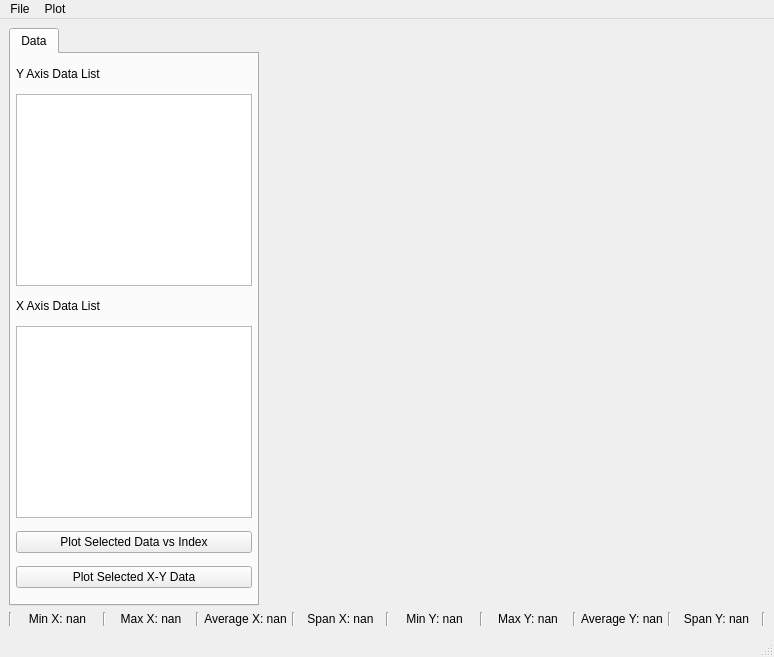
<?xml version="1.0" encoding="UTF-8"?>
<ui version="4.0">
 <class>SimpleCsvLogAnalyzer</class>
 <widget class="QMainWindow" name="SimpleCsvLogAnalyzer">
  <property name="geometry">
   <rect>
    <x>0</x>
    <y>0</y>
    <width>774</width>
    <height>657</height>
   </rect>
  </property>
  <property name="windowTitle">
   <string>SimpleCsvLogAnalyzer</string>
  </property>
  <widget class="QWidget" name="centralwidget">
   <layout class="QVBoxLayout" name="verticalLayout_2">
    <item>
     <layout class="QHBoxLayout" name="horizontalLayout">
      <item>
       <widget class="QTabWidget" name="verticalTabWidget">
        <property name="sizePolicy">
         <sizepolicy hsizetype="Expanding" vsizetype="Expanding">
          <horstretch>0</horstretch>
          <verstretch>0</verstretch>
         </sizepolicy>
        </property>
        <property name="maximumSize">
         <size>
          <width>250</width>
          <height>16777215</height>
         </size>
        </property>
        <property name="currentIndex">
         <number>0</number>
        </property>
        <widget class="QWidget" name="verticalTabWidgetPage1">
         <attribute name="title">
          <string>Data</string>
         </attribute>
         <layout class="QVBoxLayout" name="verticalLayout">
          <property name="spacing">
           <number>5</number>
          </property>
          <property name="sizeConstraint">
           <enum>QLayout::SetDefaultConstraint</enum>
          </property>
          <property name="leftMargin">
           <number>5</number>
          </property>
          <property name="topMargin">
           <number>5</number>
          </property>
          <property name="rightMargin">
           <number>5</number>
          </property>
          <property name="bottomMargin">
           <number>5</number>
          </property>
          <item>
           <widget class="QLabel" name="label_2">
            <property name="sizePolicy">
             <sizepolicy hsizetype="Preferred" vsizetype="Maximum">
              <horstretch>0</horstretch>
              <verstretch>0</verstretch>
             </sizepolicy>
            </property>
            <property name="text">
             <string>Y Axis Data List</string>
            </property>
           </widget>
          </item>
          <item>
           <widget class="QListWidget" name="dataListY">
            <property name="sizePolicy">
             <sizepolicy hsizetype="Maximum" vsizetype="Maximum">
              <horstretch>0</horstretch>
              <verstretch>0</verstretch>
             </sizepolicy>
            </property>
            <property name="dragDropOverwriteMode">
             <bool>true</bool>
            </property>
            <property name="dragDropMode">
             <enum>QAbstractItemView::DropOnly</enum>
            </property>
            <property name="defaultDropAction">
             <enum>Qt::CopyAction</enum>
            </property>
           </widget>
          </item>
          <item>
           <widget class="QLabel" name="label_3">
            <property name="sizePolicy">
             <sizepolicy hsizetype="Preferred" vsizetype="Maximum">
              <horstretch>0</horstretch>
              <verstretch>0</verstretch>
             </sizepolicy>
            </property>
            <property name="text">
             <string>X Axis Data List</string>
            </property>
           </widget>
          </item>
          <item>
           <widget class="QListWidget" name="dataListX">
            <property name="sizePolicy">
             <sizepolicy hsizetype="Maximum" vsizetype="Maximum">
              <horstretch>0</horstretch>
              <verstretch>0</verstretch>
             </sizepolicy>
            </property>
            <property name="dragDropMode">
             <enum>QAbstractItemView::DragOnly</enum>
            </property>
            <property name="selectionMode">
             <enum>QAbstractItemView::SingleSelection</enum>
            </property>
           </widget>
          </item>
          <item>
           <widget class="QPushButton" name="plotSelected">
            <property name="maximumSize">
             <size>
              <width>300</width>
              <height>16777215</height>
             </size>
            </property>
            <property name="text">
             <string>Plot Selected Data vs Index</string>
            </property>
           </widget>
          </item>
          <item>
           <widget class="QPushButton" name="plotSelectedXY">
            <property name="text">
             <string>Plot Selected X-Y Data</string>
            </property>
           </widget>
          </item>
         </layout>
        </widget>
       </widget>
      </item>
      <item>
       <widget class="QCustomPlot" name="plot1" native="true">
        <property name="sizePolicy">
         <sizepolicy hsizetype="Expanding" vsizetype="Expanding">
          <horstretch>0</horstretch>
          <verstretch>0</verstretch>
         </sizepolicy>
        </property>
        <layout class="QVBoxLayout" name="verticalLayout_4"/>
       </widget>
      </item>
     </layout>
    </item>
    <item>
     <layout class="QHBoxLayout" name="horizontalLayout_2">
      <property name="spacing">
       <number>5</number>
      </property>
      <property name="leftMargin">
       <number>0</number>
      </property>
      <property name="topMargin">
       <number>0</number>
      </property>
      <property name="rightMargin">
       <number>0</number>
      </property>
      <item>
       <widget class="Line" name="line_8">
        <property name="orientation">
         <enum>Qt::Vertical</enum>
        </property>
       </widget>
      </item>
      <item>
       <widget class="QLabel" name="minValueX">
        <property name="text">
         <string>Min X: nan</string>
        </property>
        <property name="alignment">
         <set>Qt::AlignCenter</set>
        </property>
       </widget>
      </item>
      <item>
       <widget class="Line" name="line_2">
        <property name="orientation">
         <enum>Qt::Vertical</enum>
        </property>
       </widget>
      </item>
      <item>
       <widget class="QLabel" name="maxValueX">
        <property name="text">
         <string>Max X: nan</string>
        </property>
        <property name="alignment">
         <set>Qt::AlignCenter</set>
        </property>
       </widget>
      </item>
      <item>
       <widget class="Line" name="line_3">
        <property name="orientation">
         <enum>Qt::Vertical</enum>
        </property>
       </widget>
      </item>
      <item>
       <widget class="QLabel" name="averageValueX">
        <property name="text">
         <string>Average X: nan</string>
        </property>
        <property name="alignment">
         <set>Qt::AlignCenter</set>
        </property>
       </widget>
      </item>
      <item>
       <widget class="Line" name="line_4">
        <property name="orientation">
         <enum>Qt::Vertical</enum>
        </property>
       </widget>
      </item>
      <item>
       <widget class="QLabel" name="spanValueX">
        <property name="text">
         <string>Span X: nan</string>
        </property>
        <property name="alignment">
         <set>Qt::AlignCenter</set>
        </property>
       </widget>
      </item>
      <item>
       <widget class="Line" name="line">
        <property name="orientation">
         <enum>Qt::Vertical</enum>
        </property>
       </widget>
      </item>
      <item>
       <widget class="QLabel" name="minValueY">
        <property name="text">
         <string>Min Y: nan</string>
        </property>
        <property name="alignment">
         <set>Qt::AlignCenter</set>
        </property>
       </widget>
      </item>
      <item>
       <widget class="Line" name="line_5">
        <property name="orientation">
         <enum>Qt::Vertical</enum>
        </property>
       </widget>
      </item>
      <item>
       <widget class="QLabel" name="maxValueY">
        <property name="text">
         <string>Max Y: nan</string>
        </property>
        <property name="alignment">
         <set>Qt::AlignCenter</set>
        </property>
       </widget>
      </item>
      <item>
       <widget class="Line" name="line_6">
        <property name="orientation">
         <enum>Qt::Vertical</enum>
        </property>
       </widget>
      </item>
      <item>
       <widget class="QLabel" name="averageValueY">
        <property name="text">
         <string>Average Y: nan</string>
        </property>
        <property name="alignment">
         <set>Qt::AlignCenter</set>
        </property>
       </widget>
      </item>
      <item>
       <widget class="Line" name="line_7">
        <property name="orientation">
         <enum>Qt::Vertical</enum>
        </property>
       </widget>
      </item>
      <item>
       <widget class="QLabel" name="spanValueY">
        <property name="text">
         <string>Span Y: nan</string>
        </property>
        <property name="alignment">
         <set>Qt::AlignCenter</set>
        </property>
       </widget>
      </item>
      <item>
       <widget class="Line" name="line_9">
        <property name="orientation">
         <enum>Qt::Vertical</enum>
        </property>
       </widget>
      </item>
     </layout>
    </item>
   </layout>
  </widget>
  <widget class="QMenuBar" name="menubar">
   <property name="geometry">
    <rect>
     <x>0</x>
     <y>0</y>
     <width>774</width>
     <height>22</height>
    </rect>
   </property>
   <widget class="QMenu" name="menuFile">
    <property name="title">
     <string>File</string>
    </property>
    <addaction name="actionOpen"/>
    <addaction name="separator"/>
    <addaction name="actionExit"/>
   </widget>
   <widget class="QMenu" name="menuPlot">
    <property name="title">
     <string>Plot</string>
    </property>
    <addaction name="actionZoom_Reset"/>
    <addaction name="separator"/>
    <addaction name="actionSave_Plot_Image"/>
   </widget>
   <addaction name="menuFile"/>
   <addaction name="menuPlot"/>
  </widget>
  <widget class="QStatusBar" name="statusbar"/>
  <action name="actionOpen">
   <property name="text">
    <string>Open</string>
   </property>
   <property name="shortcut">
    <string>O</string>
   </property>
  </action>
  <action name="actionExit">
   <property name="text">
    <string>Exit</string>
   </property>
   <property name="shortcut">
    <string>Ctrl+Q</string>
   </property>
  </action>
  <action name="actionZoom_Reset">
   <property name="text">
    <string>Zoom Reset</string>
   </property>
   <property name="shortcut">
    <string>0</string>
   </property>
  </action>
  <action name="actionSave_Plot_Image">
   <property name="text">
    <string>Save Plot Image</string>
   </property>
   <property name="shortcut">
    <string>S</string>
   </property>
  </action>
 </widget>
 <customwidgets>
  <customwidget>
   <class>QCustomPlot</class>
   <extends>QWidget</extends>
   <header>src/QCustomPlot/qcustomplot.h</header>
   <container>1</container>
  </customwidget>
 </customwidgets>
 <resources/>
 <connections/>
</ui>
